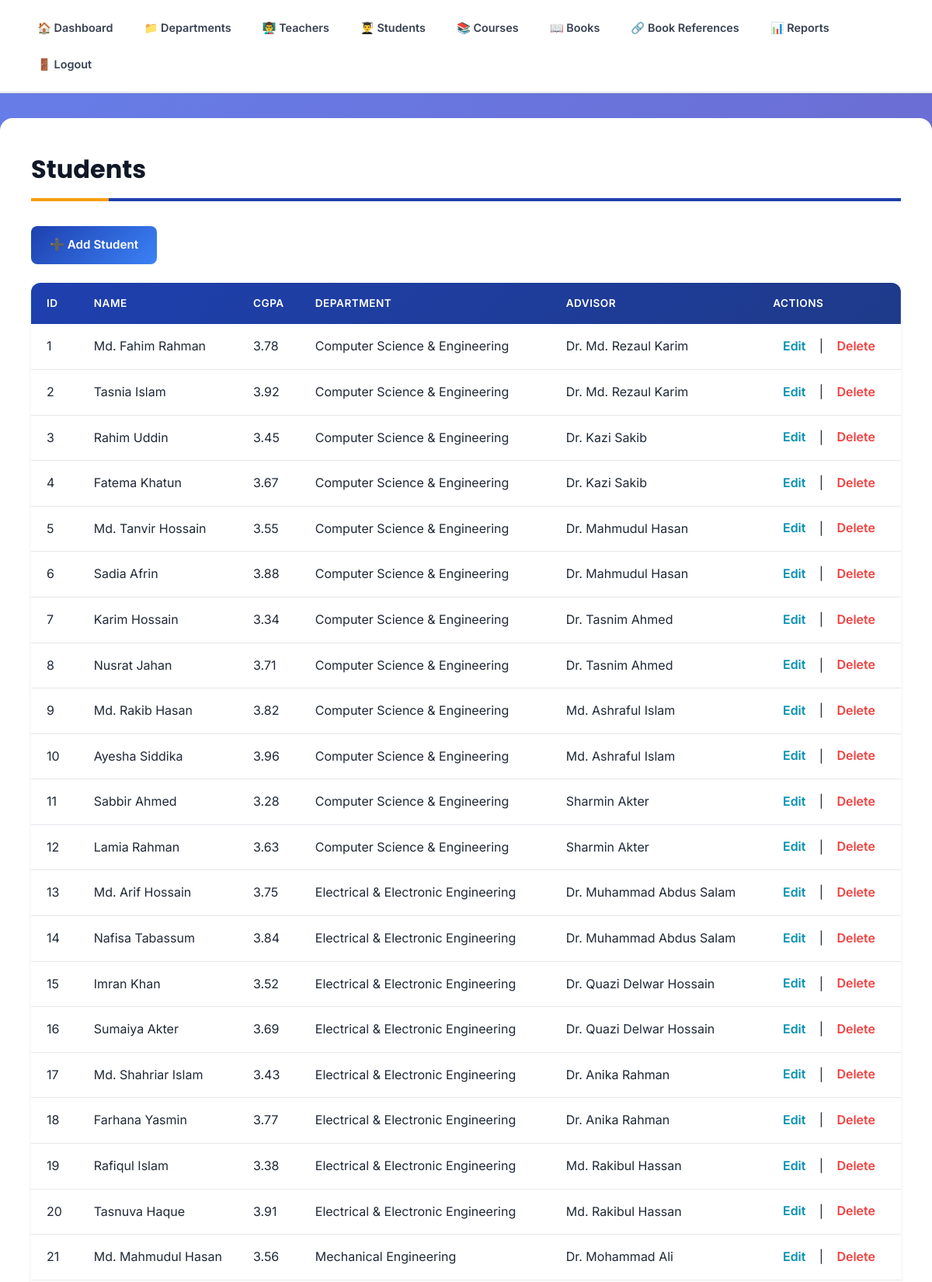
The page /admin/students_list.php (signed in, upper part) on the database its author committed.
### tables this page shows
CREATE TABLE `students` (
  `s_id` int(11) NOT NULL,
  `s_name` varchar(100) NOT NULL,
  `cgpa` decimal(3,2) DEFAULT NULL CHECK (`cgpa` between 0 and 4),
  `dept_id` int(11) DEFAULT NULL,
  `advisor_id` int(11) DEFAULT NULL
);

CREATE TABLE `departments` (
  `dept_id` int(11) NOT NULL,
  `dept_name` varchar(50) NOT NULL,
  `faculty` varchar(50) NOT NULL,
  `no_of_students` int(11) DEFAULT 0 CHECK (`no_of_students` >= 0)
);

CREATE TABLE `teachers` (
  `t_id` int(11) NOT NULL,
  `t_name` varchar(100) NOT NULL,
  `gender` enum('Male','Female') DEFAULT 'Male',
  `salary` decimal(10,2) DEFAULT NULL CHECK (`salary` >= 0),
  `dept_id` int(11) DEFAULT NULL
);

### public/admin/students_list.php (the view, shortened to what this page needs)
<?php
require_once __DIR__ . '/../../src/db.php';
$sql = "SELECT s.s_id, s.s_name, s.cgpa, d.dept_name, t.t_name AS advisor_name
        FROM students s
        LEFT JOIN departments d ON s.dept_id = d.dept_id
        LEFT JOIN teachers t ON s.advisor_id = t.t_id
        ORDER BY s.s_id";
$res = $mysqli->query($sql);
$students = $res ? $res->fetch_all(MYSQLI_ASSOC) : [];
?>
<!doctype html>
<html>
<head>
  <link rel="stylesheet" href="../../css/style.css">
</head>
<body>
<?php include __DIR__ . '/../../src/admin_nav.php'; ?>
  <main class="container">
    <h2>Students</h2>
    <a href="students_add.php" class="btn">➕ Add Student</a>
    <table class="data-table">
      <thead>
        <tr><th>ID</th><th>Name</th><th>CGPA</th><th>Department</th><th>Advisor</th><th>Actions</th></tr>
      </thead>
      <tbody>
        <?php if (empty($students)): ?>
          <tr><td colspan="6">No students found.</td></tr>
        <?php else: foreach($students as $s): ?>
          <tr>
            <td><?=htmlspecialchars($s['s_id'])?></td>
            <td><?=htmlspecialchars($s['s_name'])?></td>
            <td><?=htmlspecialchars(number_format($s['cgpa'],2))?></td>
            <td><?=htmlspecialchars($s['dept_name'])?></td>
            <td><?=htmlspecialchars($s['advisor_name'] ?? '—')?></td>
            <td>
              <a href="students_edit.php?id=<?=urlencode($s['s_id'])?>">Edit</a> |
              <a href="students_delete.php?id=<?=urlencode($s['s_id'])?>" class="delete-btn" onclick="return confirm('Are you sure you want to delete this student?')">Delete</a>
            </td>
          </tr>
        <?php endforeach; endif; ?>
      </tbody>
    </table>
  </main>
</body>
</html>

### css/style.css (style rules this page uses)
* { margin: 0; padding: 0; box-sizing: border-box; }
:root { --primary-color: #1e40af; --primary-dark: #1e3a8a; --primary-light: #3b82f6; --secondary-color: #0891b2; --accent-color: #f59e0b; --success-color: #10b981; --danger-color: #ef4444; --warning-color: #f59e0b; --white: #ffffff; --gray-50: #f9fafb; --gray-100: #f3f4f6; --gray-200: #e5e7eb; --gray-300: #d1d5db; --gray-400: #9ca3af; --gray-600: #4b5563; --gray-700: #374151; --gray-800: #1f2937; --gray-900: #111827; --shadow-sm: 0 1px 2px 0 rgba(0, 0, 0, 0.05); --shadow-md: 0 4px 6px -1px rgba(0, 0, 0, 0.1); --shadow-lg: 0 10px 15px -3px rgba(0, 0, 0, 0.1); --shadow-xl: 0 20px 25px -5px rgba(0, 0, 0, 0.1); --radius-sm: 0.375rem; --radius-md: 0.5rem; --radius-lg: 0.75rem; --radius-xl: 1rem; }
body { font-family: 'Inter', -apple-system, BlinkMacSystemFont, 'Segoe UI', sans-serif; background: linear-gradient(135deg, #667eea 0%, #764ba2 100%); background-attachment: fixed; min-height: 100vh; color: var(--gray-800); line-height: 1.6; }
.container { max-width: 1200px; margin: 2rem auto; background: var(--white); padding: 2.5rem; border-radius: var(--radius-xl); box-shadow: var(--shadow-xl); animation: fadeIn 0.5s ease; }
.container h2 { font-family: 'Poppins', sans-serif; font-size: 2rem; font-weight: 700; color: var(--gray-900); border-bottom: 4px solid var(--primary-color); padding-bottom: 0.75rem; margin-bottom: 2rem; position: relative; }
.container h2::after { content: ''; position: absolute; bottom: -4px; left: 0; width: 100px; height: 4px; background: var(--accent-color); }
.btn, a[href*="add"], button[type="submit"], input[type="submit"] { display: inline-block; padding: 0.75rem 1.5rem; font-weight: 600; text-decoration: none; border-radius: var(--radius-md); transition: all 0.3s ease; border: none; cursor: pointer; font-size: 0.95rem; box-shadow: var(--shadow-sm); }
.btn, a[href*="add"] { background: linear-gradient(135deg, var(--primary-color), var(--primary-light)); color: var(--white); }
a[href*="edit"] { color: var(--secondary-color); font-weight: 600; text-decoration: none; padding: 0.4rem 0.8rem; border-radius: var(--radius-sm); transition: all 0.3s ease; }
a.delete-btn, a[href*="delete"] { color: var(--danger-color); font-weight: 600; text-decoration: none; padding: 0.4rem 0.8rem; border-radius: var(--radius-sm); transition: all 0.3s ease; }
.data-table { width: 100%; border-collapse: separate; border-spacing: 0; margin-top: 1.5rem; border-radius: var(--radius-lg); overflow: hidden; box-shadow: var(--shadow-md); }
.data-table thead { background: linear-gradient(135deg, var(--primary-color), var(--primary-dark)); color: var(--white); }
.data-table th { padding: 1rem 1.25rem; text-align: left; font-weight: 600; text-transform: uppercase; font-size: 0.85rem; letter-spacing: 0.5px; }
.data-table td { padding: 1rem 1.25rem; border-bottom: 1px solid var(--gray-200); background: var(--white); transition: background 0.3s ease; }

### rows shown on the page
students: s_id "1", s_name "Md. Fahim Rahman", cgpa "3.78", dept.dept_name "Computer Science & Engineering", advisor.t_name "Dr. Md. Rezaul Karim"
students: s_id "2", s_name "Tasnia Islam", cgpa "3.92", dept.dept_name "Computer Science & Engineering", advisor.t_name "Dr. Md. Rezaul Karim"
students: s_id "3", s_name "Rahim Uddin", cgpa "3.45", dept.dept_name "Computer Science & Engineering", advisor.t_name "Dr. Kazi Sakib"
students: s_id "4", s_name "Fatema Khatun", cgpa "3.67", dept.dept_name "Computer Science & Engineering", advisor.t_name "Dr. Kazi Sakib"
students: s_id "5", s_name "Md. Tanvir Hossain", cgpa "3.55", dept.dept_name "Computer Science & Engineering", advisor.t_name "Dr. Mahmudul Hasan"
students: s_id "6", s_name "Sadia Afrin", cgpa "3.88", dept.dept_name "Computer Science & Engineering", advisor.t_name "Dr. Mahmudul Hasan"
students: s_id "7", s_name "Karim Hossain", cgpa "3.34", dept.dept_name "Computer Science & Engineering", advisor.t_name "Dr. Tasnim Ahmed"
students: s_id "8", s_name "Nusrat Jahan", cgpa "3.71", dept.dept_name "Computer Science & Engineering", advisor.t_name "Dr. Tasnim Ahmed"
students: s_id "9", s_name "Md. Rakib Hasan", cgpa "3.82", dept.dept_name "Computer Science & Engineering", advisor.t_name "Md. Ashraful Islam"
students: s_id "10", s_name "Ayesha Siddika", cgpa "3.96", dept.dept_name "Computer Science & Engineering", advisor.t_name "Md. Ashraful Islam"
students: s_id "11", s_name "Sabbir Ahmed", cgpa "3.28", dept.dept_name "Computer Science & Engineering", advisor.t_name "Sharmin Akter"
students: s_id "12", s_name "Lamia Rahman", cgpa "3.63", dept.dept_name "Computer Science & Engineering", advisor.t_name "Sharmin Akter"
students: s_id "13", s_name "Md. Arif Hossain", cgpa "3.75", dept.dept_name "Electrical & Electronic Engineering", advisor.t_name "Dr. Muhammad Abdus Salam"
students: s_id "14", s_name "Nafisa Tabassum", cgpa "3.84", dept.dept_name "Electrical & Electronic Engineering", advisor.t_name "Dr. Muhammad Abdus Salam"
students: s_id "15", s_name "Imran Khan", cgpa "3.52", dept.dept_name "Electrical & Electronic Engineering", advisor.t_name "Dr. Quazi Delwar Hossain"
students: s_id "16", s_name "Sumaiya Akter", cgpa "3.69", dept.dept_name "Electrical & Electronic Engineering", advisor.t_name "Dr. Quazi Delwar Hossain"
students: s_id "17", s_name "Md. Shahriar Islam", cgpa "3.43", dept.dept_name "Electrical & Electronic Engineering", advisor.t_name "Dr. Anika Rahman"
students: s_id "18", s_name "Farhana Yasmin", cgpa "3.77", dept.dept_name "Electrical & Electronic Engineering", advisor.t_name "Dr. Anika Rahman"
students: s_id "19", s_name "Rafiqul Islam", cgpa "3.38", dept.dept_name "Electrical & Electronic Engineering", advisor.t_name "Md. Rakibul Hassan"
students: s_id "20", s_name "Tasnuva Haque", cgpa "3.91", dept.dept_name "Electrical & Electronic Engineering", advisor.t_name "Md. Rakibul Hassan"
students: s_id "21", s_name "Md. Mahmudul Hasan", cgpa "3.56", dept.dept_name "Mechanical Engineering", advisor.t_name "Dr. Mohammad Ali"
